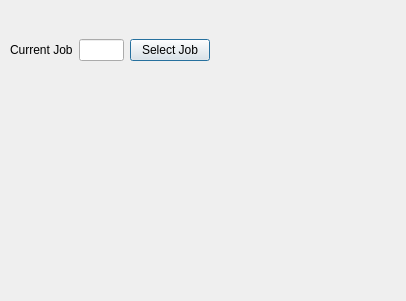
<?xml version="1.0" encoding="UTF-8"?>
<ui version="4.0">
 <class>Dialog</class>
 <widget class="QDialog" name="Dialog">
  <property name="geometry">
   <rect>
    <x>0</x>
    <y>0</y>
    <width>406</width>
    <height>301</height>
   </rect>
  </property>
  <property name="windowTitle">
   <string>Dialog</string>
  </property>
  <widget class="QWidget" name="horizontalLayoutWidget">
   <property name="geometry">
    <rect>
     <x>10</x>
     <y>10</y>
     <width>200</width>
     <height>80</height>
    </rect>
   </property>
   <layout class="QHBoxLayout" name="horizontalLayout">
    <item>
     <widget class="QLabel" name="label">
      <property name="text">
       <string>Current Job</string>
      </property>
     </widget>
    </item>
    <item>
     <widget class="QLineEdit" name="lineEdit"/>
    </item>
    <item>
     <widget class="QPushButton" name="pushButton">
      <property name="text">
       <string>Select Job</string>
      </property>
     </widget>
    </item>
   </layout>
  </widget>
 </widget>
 <resources/>
 <connections/>
</ui>
